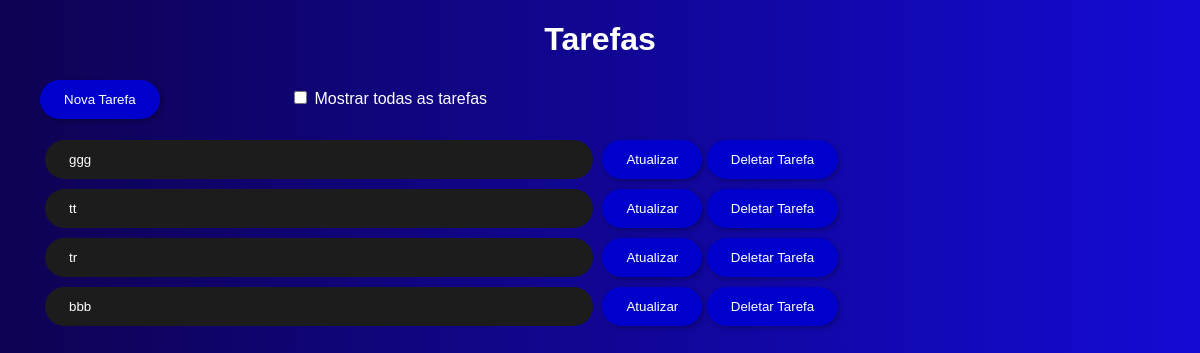
Before: / with the older database file.
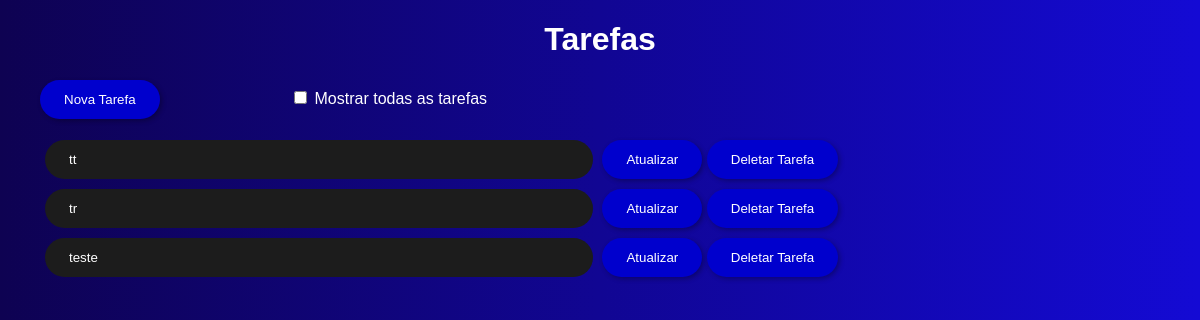
After: the same page with the newer database file.
### app.py (models this page shows)
class Tasks(db.Model):
    id = db.Column(db.Integer, primary_key=True)
    description = db.Column(db.String(60), unique=True, nullable=False)
    active = db.Column(db.Boolean, nullable=False, default=False)

### app.py (the view)
@app.route("/")
def index():
    tasks = Tasks.query.filter_by(active = 1).all()
    return render_template("index.html", tasks=tasks)

### templates/index.html (shortened to what this page needs)
<!DOCTYPE html>
<html lang="pt-BR">
    <head>
    </head>
    <body>
        <header>
            <h1>Tarefas</h1>
        </header>
        <ul>
            <button id="button" onclick="document.getElementById('createPOPUP').showModal()">Nova Tarefa</button>
            <form id="formShowAll" action="/filter" method="POST">
                <input type="checkbox" id="showAll" name="showAll" value="1" onchange="document.getElementById('formShowAll').submit()">
            </form>
            <label for="showAll" id="labelShowAll">Mostrar todas as tarefas</label>
        </ul>
        <ul>
            {% for task in tasks %}
                <li id="lista">
                    <form action="/update/{{ task.id }}" method="POST">
                        <input id="input" type="text" name="description" value="{{ task.description }}" readonly onclick="document.getElementById('createPOPUP').showModal()">
                        <button id="button" type="submit">Atualizar</button>
                    </form>
                    <form action="/delete/{{ task.id }}" method="POST">
                        <button id="button" type="submit">Deletar Tarefa</button>
                    </form>
                </li>
            {% endfor %}
        </ul>
    </body>
</html>

### templates/index.html (style rules this page uses)
body { font-family: Verdana, Geneva, Tahoma, sans-serif; margin: 0; padding: 0; height: 100%; color: white; background-image: linear-gradient(to right, rgb(14, 2, 82), rgb(20, 10, 212)); }
header { margin: 0; padding: 0; vertical-align: middle; align-items: center; text-align: center; }
form { display: inline; }
h1 { text-align: center; vertical-align: middle; }
#button { padding: 12px 24px; border: none; border-radius: 20px; background-color: mediumblue; color: white; cursor: pointer; box-shadow: 2px 2px 5px rgba(0,0,0,0.3); }
#input { font-family: Verdana, Geneva, Tahoma, sans-serif; color: white; background-color: #1C1C1C; border: none; border-radius: 20px; padding: 12px 24px; cursor: pointer; width: 500px; margin: 5px; }
#lista { list-style-type: none; }
#showAll { margin-left: 130px; cursor: pointer; }

Changed rows visible on the page:
removed Tasks: description "ggg"
changed Tasks: description "bbb" → "teste"
